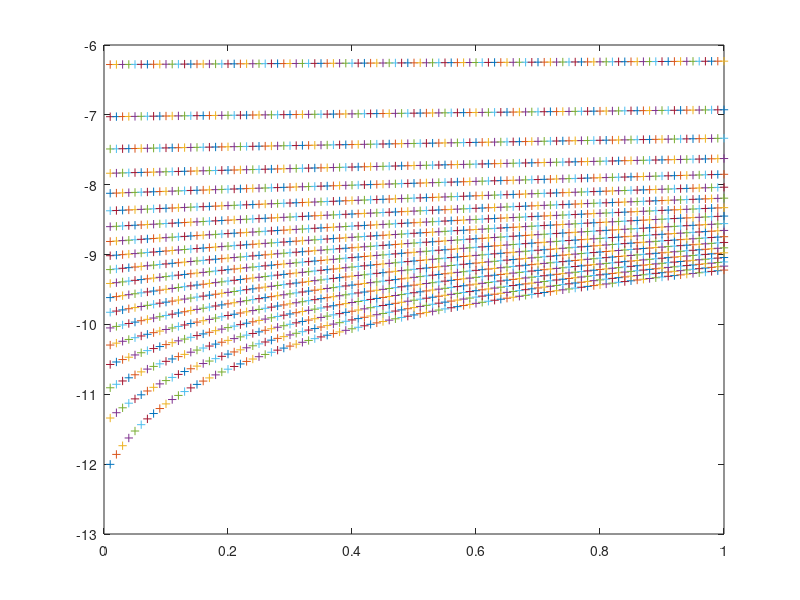

MATLAB code for this plot:
theta_m= 0;

for theta_o = [0.05:0.05:0.95]
 
    porosity = 1 - theta_o - theta_m;

    c_w = 4.2e6;
    c_i = 1.9e6;
    c_m = 2e6;
    c_o = 2.5e6;
    L_sl = 3.34e8;
    T0=273.15;
    beta_interface = 1./3;

alpha = 8e-4; %(Pa^-1)
m=0.19;


 alpha = 1.11e-4;
 n=1.48;
 alpha = 1.49e-4;
 n=1.25;
 m=1-1./n;

% sat_waterIce_list = [0.2; 0.5; 1];
 T=[-40:0.01:0]';


n=1./(1-m);

% for i=1:3
%     sat_waterIce = sat_waterIce_list(i)
sat_waterIce_list = [0.01:0.01:1];
 for i=1:size(sat_waterIce_list,2)
    
sat_waterIce = sat_waterIce_list(i);
% sat_waterIce=1;

mwp0 = 1./alpha .* ((sat_waterIce.^(-1./m)-1)).^(1./n);

A = -L_sl.*T./T0 .*beta_interface .* double(T<0) + mwp0;

sat_water = double(A>0) .* (1+(alpha.*A).^n).^(-m) + double(A<=0);
sat_ice = sat_waterIce-sat_water;
% plot(T,sat_water)
% hold on

energy = T.* ((1-porosity) .* 2e6 + porosity .* sat_waterIce .* (c_w .* double(T>=0)+ c_i.* double(T<0)));
energy = energy - double(T<0) .* L_sl .* porosity .* (sat_waterIce-sat_water);

%   plot(energy, T)
  
  
C0 = (1-porosity).* 2e6 + porosity .* sat_waterIce .* c_i;
X = -L_sl./ T0 .* beta_interface;
L0 = porosity.* L_sl;

E_prime = energy ./ L0 + sat_waterIce + C0 .* mwp0 ./ X./ L0;
T_prime = alpha .* (X .* T + mwp0);

gamma = C0 ./ alpha ./ X ./ L0 ;

T_prime2 = (0:2000)';
E_prime2 = gamma .* T_prime2 + (1 + T_prime2.^n).^(-m);
% plot(E_prime2, T_prime2, '+')
% 
% % figure
%   hold on
%   plot(E_prime, T_prime)
plot(sat_waterIce, log(-gamma), '+')
hold on
 end
end

porosity_max = 0.95;
gamma_max =  ((1-porosity_max).* c_o ) ./ alpha ./ X ./ (porosity_max.* L_sl);
log(-gamma_max)
porosity_min = 0.05;
gamma_min =  ((1-porosity_min).* c_m  + c_i) ./ alpha ./ X ./ (porosity_min.* L_sl);
log(-gamma_min)



% end
  
%  plot(energy, sat_water)



% B = sat_water./(1-sat_ice);
% P_cgl = 1./alpha .* ((B.^(-1./m)-1)).^(1./n);
% P_csl = -L_sl.*T./T0 .*double(T<0);

% get_E(-10)
% 
% 
% 
% fsolve(@get_E, -15)

function energy = get_E(T)

porosity = 0.5;
alpha = 8e-4; %(Pa^-1)
m=0.19;
L_sl = 3.34e8;
T0=273.15;

alpha = 1.11e-4;
n=1.48;
m=1-1./n;

% sat_waterIce_list = [0.2; 0.5; 1];


n=1./(1-m);

% for i=1:3
%     sat_waterIce = sat_waterIce_list(i)

sat_waterIce = 0.5;
A = -L_sl.*T./T0 ./3 .*double(T<0) + 1./alpha .* ((sat_waterIce.^(-1./m)-1)).^(1./n);

sat_water = double(A>0) .* (1+(alpha.*A).^n).^(-m) + double(A<=0);
sat_ice = sat_waterIce-sat_water;


energy = T.* (porosity .* 2e6 + (1-porosity) .* sat_waterIce .* (4.2e6 .* double(T>=0)+ 1.9e6.* double(T<0)));
energy = energy - double(T<0) .* 3.34e8 .* (1-porosity) .* sat_ice;

energy= energy +8.9414e+07;
end